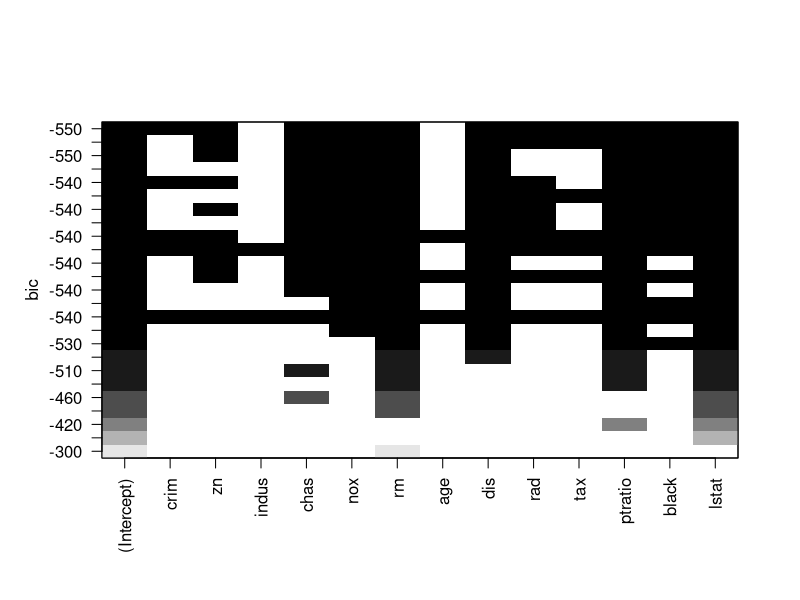
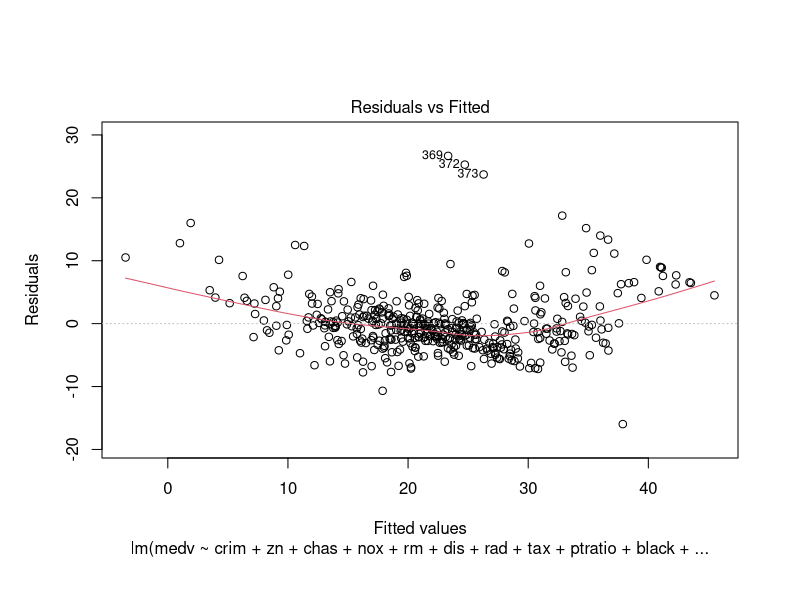
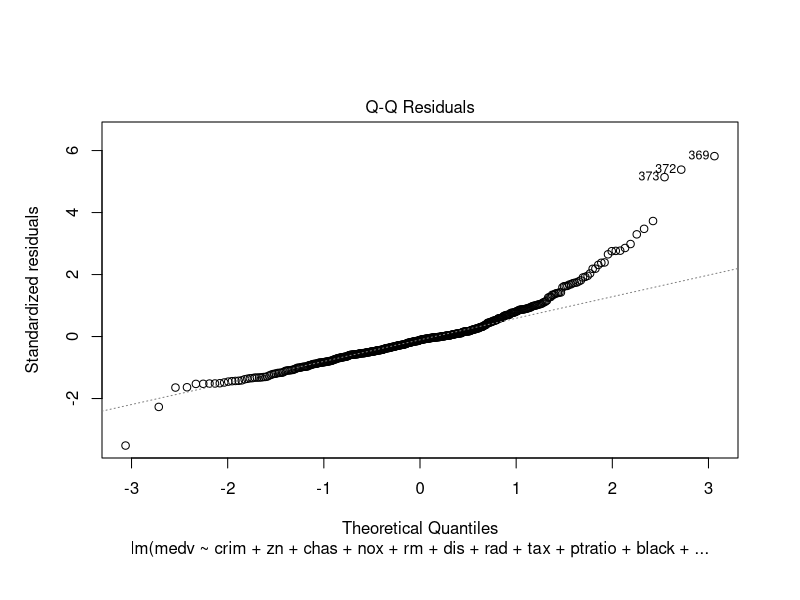
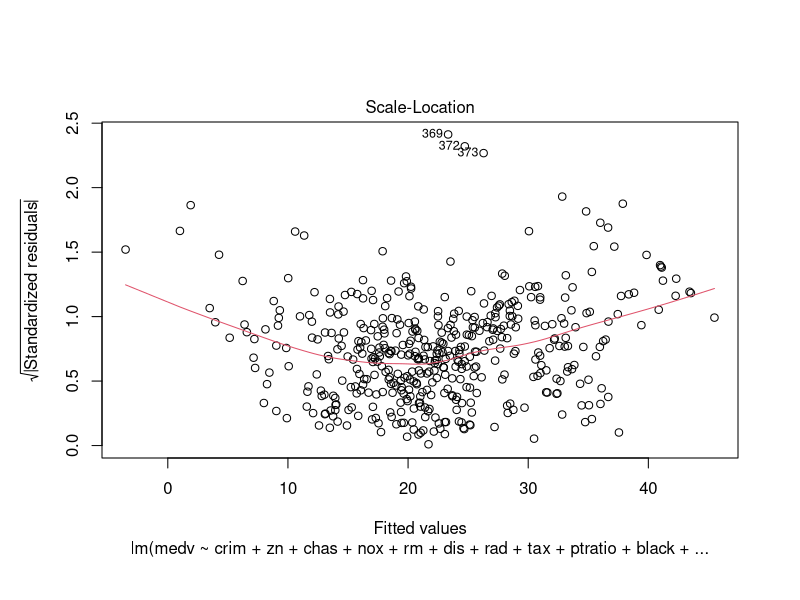
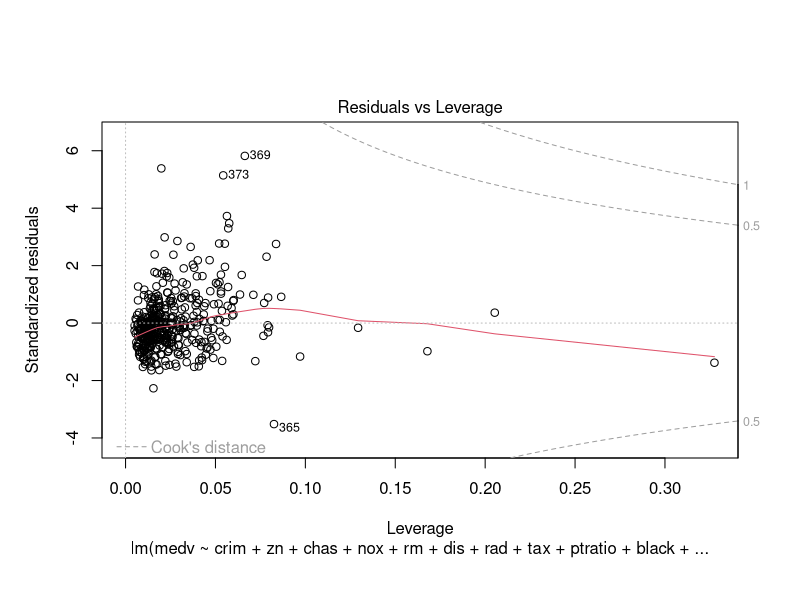

Write R code to recreate these figures, in order.
## ---- chunk 1
library(MASS)
data(Boston); #this data is in MASS package
colnames(Boston) 
## ---- chunk 2
sample_index <- sample(nrow(Boston),nrow(Boston)*0.90)
Boston_train <- Boston[sample_index,]
Boston_test <- Boston[-sample_index,]
## ---- chunk 3
for (i in 1:(ncol(Boston_train)-1)){
  Boston_train[,i] <- scale(Boston_train[,i])
}
## ---- chunk 4
library(leaps)
## ---- chunk 5
#regsubsets only takes data frame as input
subset_result <- regsubsets(medv~.,data=Boston_train, nbest=2, nvmax = 14)
summary(subset_result)
plot(subset_result, scale="bic")
## ---- chunk 6
nullmodel=lm(medv~1, data=Boston_train)
fullmodel=lm(medv~., data=Boston_train)
## ---- chunk 7
model_step_b <- step(fullmodel,direction='backward')
## ---- chunk 8
model_step_f <- step(nullmodel, scope=list(lower=nullmodel, upper=fullmodel), direction='forward')
## ---- chunk 9
model_1 <- lm(medv~crim+zn+chas+nox+rm+dis+rad+tax+ptratio+black+lstat, data=Boston_train)
extractAIC(model_1)
AIC(model_1)
## ---- chunk 10
plot(model_1)
